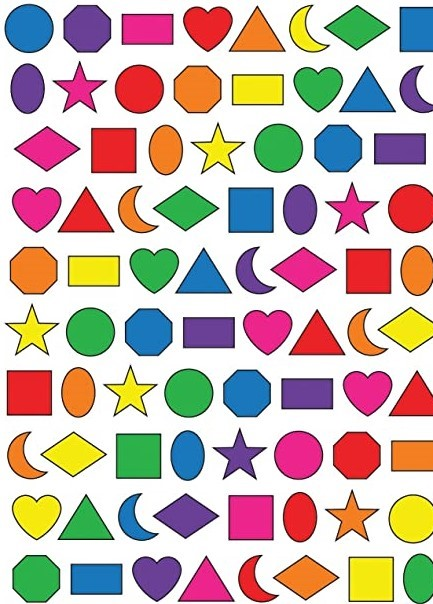
#> input picture Projects/OpencvPython/Resources/Shapes.jpg, 433 x 604 px
$ python Shape_Detector.py
#> lines starting #> are read from the running program, lines starting #| are printed output that depends on the picture; after the words box and inside, x2 and y2 are one past the last pixel; in counts of white or black regions, pixels touching at a corner belong together
import cv2
import numpy as np

def getContours(img):
    contours, hierarchy = cv2.findContours(img, cv2.RETR_EXTERNAL, cv2.CHAIN_APPROX_NONE) #(image, retrives extreme outer contours, amount of contour info to show)
    for cnt in contours:
        area = cv2.contourArea(cnt)
        if area > 500:
            cv2.drawContours(imgContour, cnt, -1, (255,0,0), 3) #(image, contour, index(in this case -1 because we want all of them), color, thickness)
            perimeter = cv2.arcLength(cnt, True) #(contour, closed)
            corner_points = cv2.approxPolyDP(cnt, 0.02*perimeter, True) #(contour, resolution, closed)
            amount_corners = len(corner_points)
            x, y, w, h = cv2.boundingRect(corner_points)

            if amount_corners == 3:
                objectType = 'Tri'
            elif amount_corners == 4:
                aspRatio = w/float(h)
                if aspRatio > 0.95 and aspRatio < 1.05:
                    objectType = 'Square'
                else:
                    objectType = 'Rectangle'
            else:
                objectType = 'Circle'

            cv2.rectangle(imgContour, (x,y), (x + w, y + h), (0, 255, 0), 2)
            cv2.putText(imgContour, objectType, (x + (w//2) - 10, y + (h//2) - 10), cv2.FONT_HERSHEY_COMPLEX, 0.5, (0,0,0), 2)

img = cv2.imread("Resources/Shapes.jpg")
#> img is the input picture: shape (604, 433, 3); mean B, G, R 175.1, 182.9, 201.8
imgContour = img.copy()

imgGray = cv2.cvtColor(img, cv2.COLOR_BGR2GRAY)
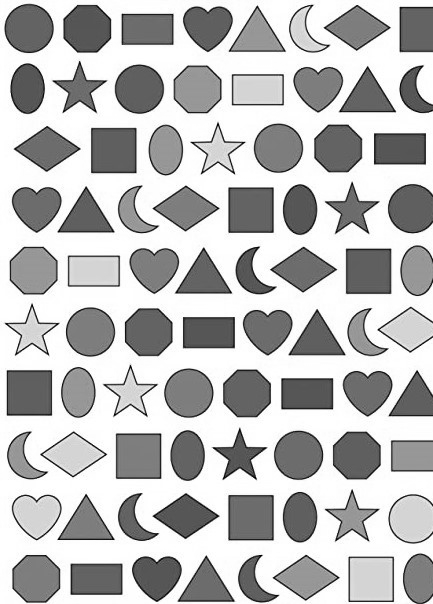
#> imgGray: shape (604, 433); min 0, max 255, mean 187.7
imgBlur = cv2.GaussianBlur(imgGray, (7,7), 1)
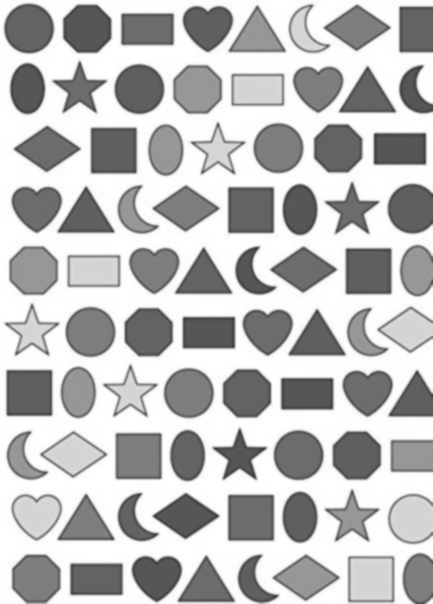
#> imgBlur: shape (604, 433); min 54, max 255, mean 187.7
imgCanny = cv2.Canny(imgBlur, 50, 50)
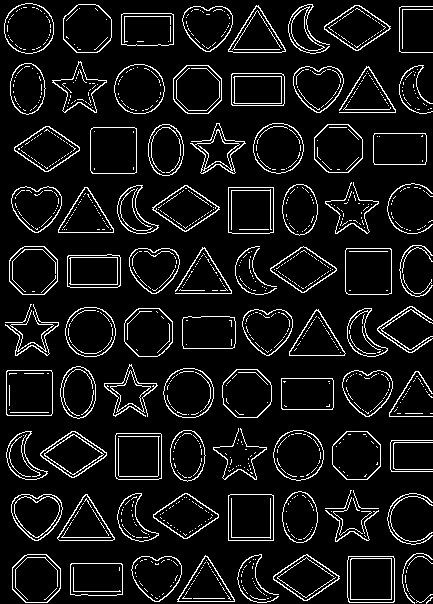
#> imgCanny: shape (604, 433); 8.3% white in thin lines or dots
getContours(imgCanny)
#> in getContours, `contours, hierarchy = cv2.findContours(img, cv2.RETR_EXTERNAL, cv2.CHA..`: contours = 311 contours, 231 with area under 20; largest, box (x1, y1, x2, y2) and area: (347, 556, 395, 603) 2152, (115, 433, 162, 480) 2108, (345, 248, 392, 295) 2108, (90, 127, 137, 174) 2106, (228, 494, 274, 541) 2067
#> the loop in getContours, `for cnt in contours:` made 311 passes
#> (area, perimeter, corner_points, amount_corners, x, y, w, h) on passes 29, 34, 37, 48, 52, 82, 84, 109: (1646, 166.5, [[70, 564], [70, 594], [122, 594], [121, 563]], 4, 70, 563, 53, 32), (2151.5, 183.1, [[348, 556], [348, 601], [393, 602], [393, 556]], 4, 348, 556, 46, 47), (1667.5, 173.9, [[307, 554], [273, 576], [303, 600], [339, 578]], 4, 273, 554, 67, 47), (2067, 180.8, [[228, 495], [228, 540], [273, 540], [273, 495]], 4, 228, 495, 46, 46), (1626, 170.8, [[184, 493], [153, 517], [187, 538], [218, 514]], 4, 153, 493, 66, 46), (2107.5, 181.1, [[116, 433], [116, 478], [161, 478], [161, 434]], 4, 116, 433, 46, 46), (1700.5, 173, [[71, 431], [40, 455], [74, 477], [106, 452]], 4, 40, 431, 67, 47), (1608.5, 164.2, [[281, 378], [282, 409], [332, 409], [332, 378]], 4, 281, 378, 52, 32)
#> (area, perimeter, corner_points, amount_corners, x, y, w, h) on passes 36, 49, 120, 233: (1389, 174, [[177, 599], [234, 601], [205, 555]], 3, 177, 555, 58, 47), (1427, 172, [[57, 537], [114, 539], [87, 494]], 3, 57, 494, 58, 46), (1407.5, 172.6, [[289, 355], [345, 353], [318, 309]], 3, 289, 309, 57, 47), (1391, 169.5, [[58, 229], [113, 232], [87, 187]], 3, 58, 187, 56, 46)
#> after the loop in getContours, `for cnt in contours:`:
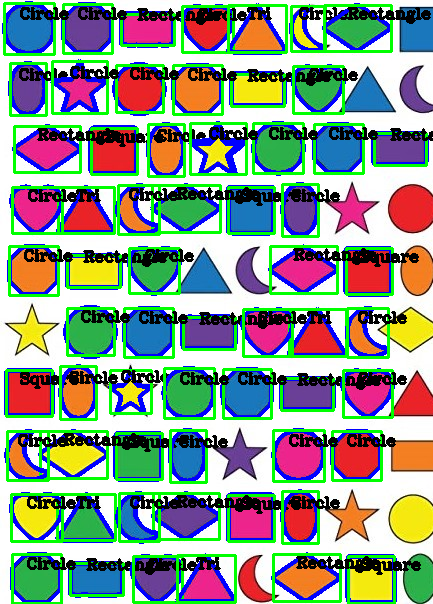
#> imgContour: shape (604, 433, 3); mean B, G, R 143.6, 157.4, 141.1


cv2.imshow("Original", img)
cv2.imshow("Contour", imgContour)
cv2.imshow("Canny", imgCanny)
cv2.waitKey(0)
